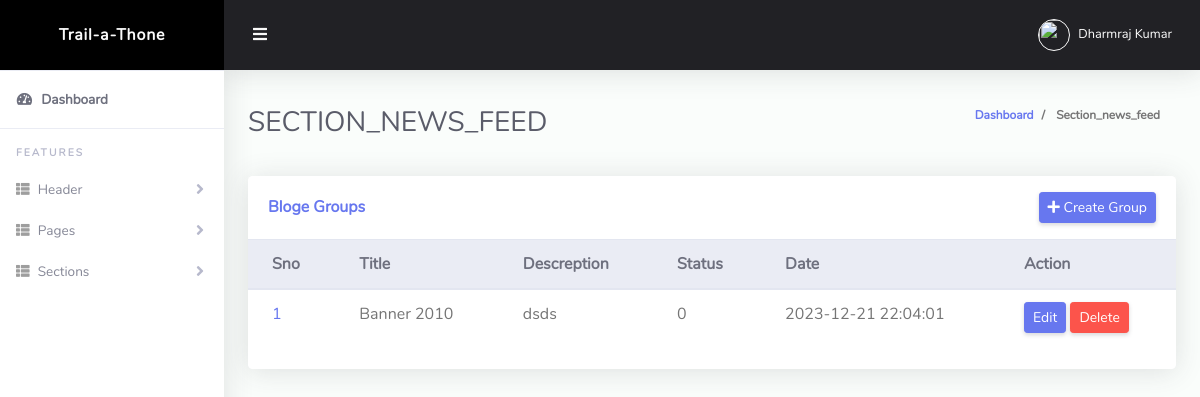
Before: /admin/section_news_feed.php?sectionid=2 (signed in) with the older database file.
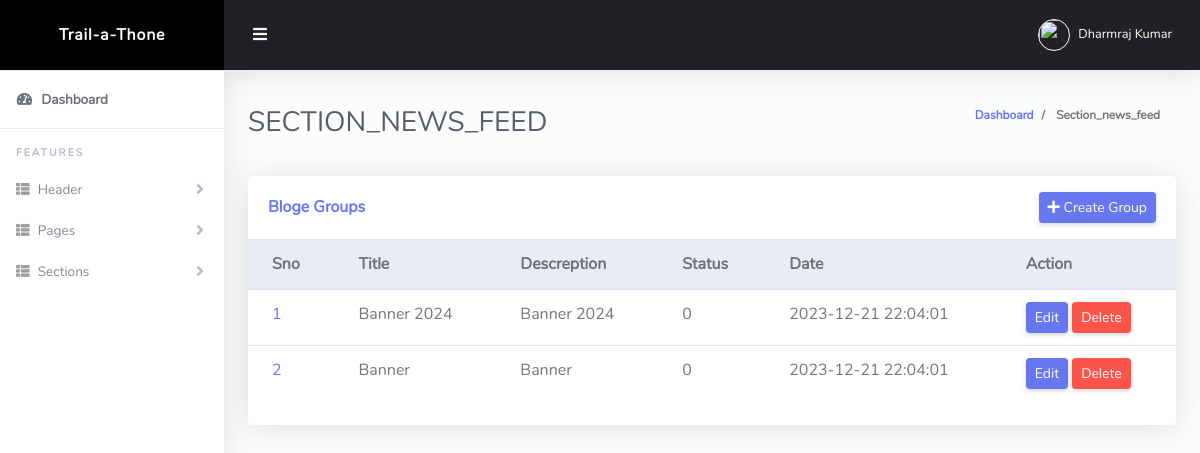
After: the same page with the newer database file.
### tables this page shows
CREATE TABLE `grt_section_group` (
  `id` int(11) NOT NULL,
  `client_id` int(11) NOT NULL,
  `section_id` int(11) NOT NULL,
  `section_group_title` varchar(200) NOT NULL,
  `section_group_desc` varchar(200) NOT NULL,
  `status` tinyint(4) NOT NULL DEFAULT 0,
  `created_date` timestamp NOT NULL DEFAULT current_timestamp(),
  `updated_date` timestamp NOT NULL DEFAULT current_timestamp() ON UPDATE current_timestamp()
);

### admin/config/class.php (called while the page is built, shortened)
<?php
class Db_functions
{
    private $servername = "localhost";
    private $username = "root";
    private $password = "";
    private $db_name = "grt_cms";
    protected $conn = "";
    public function __construct()
    {
        $this->conn = new mysqli($this->servername, $this->username, $this->password, $this->db_name);
    }
    function exe_query($sql_qry)
    {
        $qry = $this->conn->query($sql_qry);
        return $qry;
    }
    function data_fetch($qry)
    {
        $qry_exe = $this->exe_query($qry);
        if (mysqli_num_rows($qry_exe) > 0) {
            while ($data = mysqli_fetch_assoc($qry_exe)) {
                $array[] = $data;
            }
        } else {
            $array = 0;
        }
        return $array;
    }
}

### admin/section_news_feed.php (the view, shortened to what this page needs)
<?php
include "./header.php";
$review_obj = new Db_functions();
if (isset($_GET['sectionid'])) {
    $sectionid = $_GET['sectionid'];
}
$qry_review = "SELECT * FROM `grt_section_group` WHERE section_id=$sectionid";
$result = $review_obj->data_fetch($qry_review);
?>
<div class="row">
    <div class="col-lg-12 mb-4">
        <div class="card">
            <div class="card-header py-3 d-flex flex-row align-items-center justify-content-between">
                <h6 class="m-0 font-weight-bold text-primary">Bloge Groups</h6>
                <a href="./blog_group?sectionid=<?= $sectionid ?>" class="btn btn-primary btn-sm">
                    <i class=" fa fa-plus"></i> Create Group
                </a>
            </div>
            <div class="table-responsive">
                <table style="Overflow-x:scroll;" class="table align-items-center table-flush">
                    <thead class="thead-light">
                        <tr>
                            <th>Sno</th>
                            <th>Title</th>
                            <th>Descreption</th>
                            <th>Status</th>
                            <th> Date</th>
                            <th>Action</th>
                        </tr>
                    </thead>
                    <tbody>
                        <?php
                        if ($result != 0) {
                            $sno = 0;
                            foreach ($result as $key => $value) {
                                $sno++;
                                ?>
                                <tr>
                                    <td><a href="#">
                                            <?= $sno ?>
                                        </a></td>
                                    <td>
                                        <?= urldecode($value['section_group_title']) ?>
                                    </td>
                                    <td>
                                        <?= urldecode($value['section_group_desc']) ?>
                                    </td>
                                    <td>0</td>
                                    <td>2023-12-21 22:04:01</td>
                                    <td><a href="./blog_edit?groupid=<?= $value['id'] ?>&sectionid=<?= $value['section_id'] ?>"
                                            class="btn btn-sm   btn-primary">Edit</a>
                                        <button class="btn btn-sm btn-danger" data-toggle="modal"
                                            data-target="#event_section_del">Delete</button>
                                    </td>
                                </tr>
                            <?php }
                        } else {
                            echo "No Record Found !";
                        }
                        ?>
                    </tbody>
                </table>
            </div>
            <div class="card-footer"></div>
        </div>
    </div>
</div>
<?php
include "./footer.php";
?>

Changed rows visible on the page:
removed grt_section_group: section_group_title "Banner 2010", section_group_desc "dsds"
added grt_section_group: section_group_title "Banner 2024", section_group_desc "Banner 2024"
added grt_section_group: section_group_title "Banner", section_group_desc "Banner"
